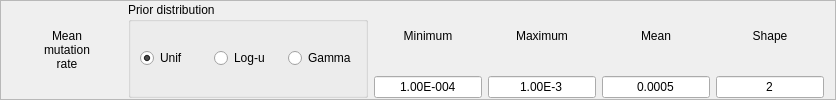
       <widget class="QFrame" name="frame_5">
        <property name="maximumSize">
         <size>
          <width>16777215</width>
          <height>100</height>
         </size>
        </property>
        <property name="frameShape">
         <enum>QFrame::StyledPanel</enum>
        </property>
        <property name="frameShadow">
         <enum>QFrame::Raised</enum>
        </property>
        <layout class="QHBoxLayout" name="horizontalLayout_7">
         <property name="topMargin">
          <number>1</number>
         </property>
         <property name="bottomMargin">
          <number>1</number>
         </property>
         <item>
          <widget class="QLabel" name="mmrLabel">
           <property name="minimumSize">
            <size>
             <width>110</width>
             <height>0</height>
            </size>
           </property>
           <property name="maximumSize">
            <size>
             <width>110</width>
             <height>16777215</height>
            </size>
           </property>
           <property name="text">
            <string>Mean
mutation
rate</string>
           </property>
           <property name="alignment">
            <set>Qt::AlignCenter</set>
           </property>
          </widget>
         </item>
         <item>
          <widget class="QGroupBox" name="groupBox_4">
           <property name="minimumSize">
            <size>
             <width>240</width>
             <height>0</height>
            </size>
           </property>
           <property name="maximumSize">
            <size>
             <width>240</width>
             <height>16777215</height>
            </size>
           </property>
           <property name="title">
            <string>Prior distribution</string>
           </property>
           <layout class="QHBoxLayout" name="horizontalLayout_8">
            <item>
             <widget class="QRadioButton" name="mmrUnifRadio">
              <property name="text">
               <string>Unif</string>
              </property>
              <property name="checked">
               <bool>true</bool>
              </property>
             </widget>
            </item>
            <item>
             <widget class="QRadioButton" name="mmrLogRadio">
              <property name="text">
               <string>Log-u</string>
              </property>
              <property name="checked">
               <bool>false</bool>
              </property>
             </widget>
            </item>
            <item>
             <widget class="QRadioButton" name="mmrGammaRadio">
              <property name="text">
               <string>Gamma</string>
              </property>
             </widget>
            </item>
           </layout>
          </widget>
         </item>
         <item>
          <layout class="QVBoxLayout" name="verticalLayout_14">
           <item>
            <widget class="QLabel" name="label_19">
             <property name="maximumSize">
              <size>
               <width>16777215</width>
               <height>16777215</height>
              </size>
             </property>
             <property name="text">
              <string>Minimum</string>
             </property>
             <property name="alignment">
              <set>Qt::AlignCenter</set>
             </property>
            </widget>
           </item>
           <item>
            <widget class="QLineEdit" name="mmrMinEdit">
             <property name="maximumSize">
              <size>
               <width>16777215</width>
               <height>16777215</height>
              </size>
             </property>
             <property name="text">
              <string>1.00E-004</string>
             </property>
             <property name="alignment">
              <set>Qt::AlignCenter</set>
             </property>
            </widget>
           </item>
          </layout>
         </item>
         <item>
          <layout class="QVBoxLayout" name="verticalLayout_15">
           <item>
            <widget class="QLabel" name="label_20">
             <property name="maximumSize">
              <size>
               <width>16777215</width>
               <height>16777215</height>
              </size>
             </property>
             <property name="text">
              <string>Maximum</string>
             </property>
             <property name="alignment">
              <set>Qt::AlignCenter</set>
             </property>
            </widget>
           </item>
           <item>
            <widget class="QLineEdit" name="mmrMaxEdit">
             <property name="maximumSize">
              <size>
               <width>16777215</width>
               <height>16777215</height>
              </size>
             </property>
             <property name="text">
              <string>1.00E-3</string>
             </property>
             <property name="alignment">
              <set>Qt::AlignCenter</set>
             </property>
            </widget>
           </item>
          </layout>
         </item>
         <item>
          <layout class="QVBoxLayout" name="verticalLayout_16">
           <item>
            <widget class="QLabel" name="label_21">
             <property name="maximumSize">
              <size>
               <width>16777215</width>
               <height>16777215</height>
              </size>
             </property>
             <property name="text">
              <string>Mean</string>
             </property>
             <property name="alignment">
              <set>Qt::AlignCenter</set>
             </property>
            </widget>
           </item>
           <item>
            <widget class="QLineEdit" name="mmrMeanEdit">
             <property name="maximumSize">
              <size>
               <width>16777215</width>
               <height>16777215</height>
              </size>
             </property>
             <property name="text">
              <string>0.0005</string>
             </property>
             <property name="alignment">
              <set>Qt::AlignCenter</set>
             </property>
            </widget>
           </item>
          </layout>
         </item>
         <item>
          <layout class="QVBoxLayout" name="verticalLayout_17">
           <item>
            <widget class="QLabel" name="label_22">
             <property name="maximumSize">
              <size>
               <width>16777215</width>
               <height>16777215</height>
              </size>
             </property>
             <property name="text">
              <string>Shape</string>
             </property>
             <property name="alignment">
              <set>Qt::AlignCenter</set>
             </property>
            </widget>
           </item>
           <item>
            <widget class="QLineEdit" name="mmrShapeEdit">
             <property name="maximumSize">
              <size>
               <width>16777215</width>
               <height>16777215</height>
              </size>
             </property>
             <property name="text">
              <string>2</string>
             </property>
             <property name="alignment">
              <set>Qt::AlignCenter</set>
             </property>
            </widget>
           </item>
          </layout>
         </item>
        </layout>
       </widget>
